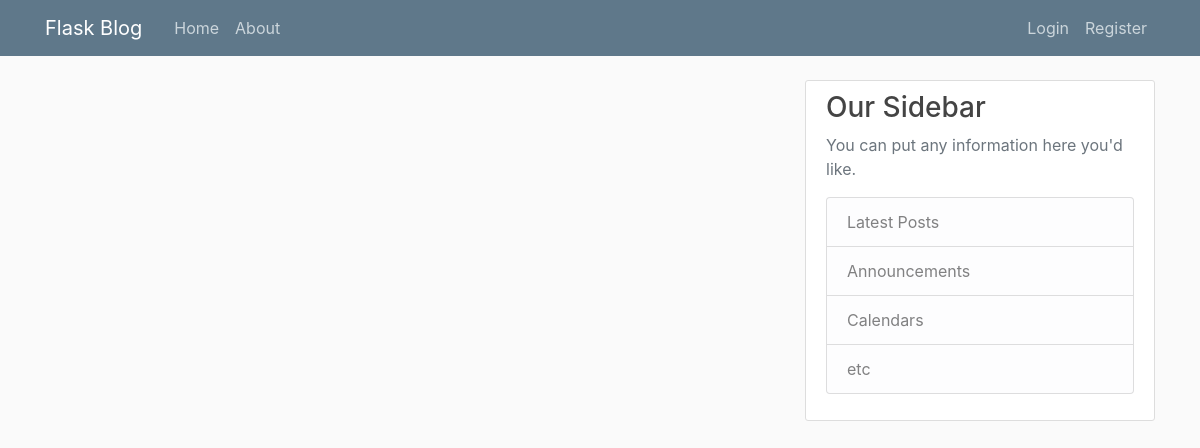
The app's page /home, older data.
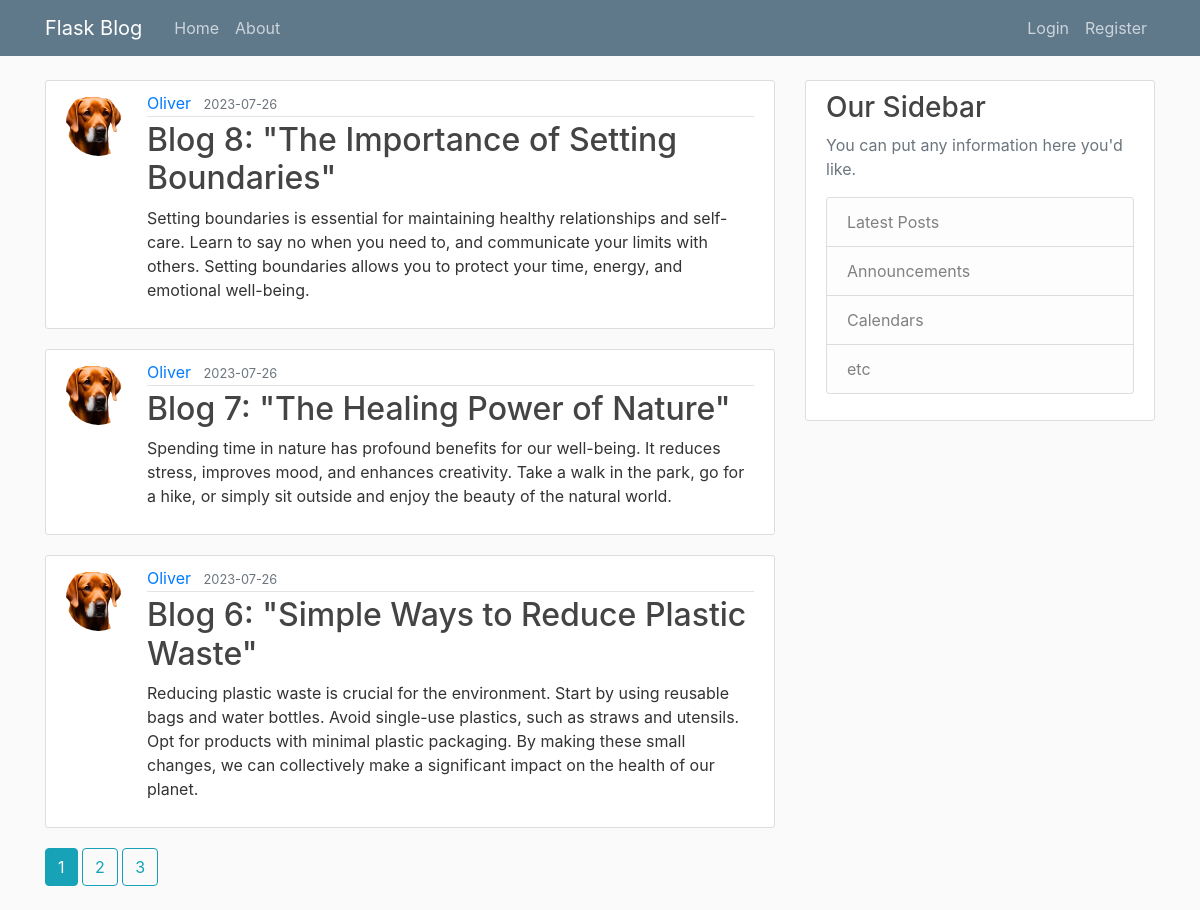
The same page, newer data.
### myblog/models.py (models this page shows, shortened)
class Post(db.Model):
    id = db.Column(db.Integer, primary_key = True)
    title = db.Column(db.String(100), nullable=False)
    date_posted = db.Column(db.DateTime, nullable=False, default=datetime.utcnow)
    content = db.Column(db.Text, nullable=False)
    user_id = db.Column(db.Integer, db.ForeignKey('user.id'), nullable=False)

class User(db.Model, UserMixin):
    id = db.Column(db.Integer, primary_key = True)
    username = db.Column(db.String(20), unique=True, nullable=False)
    email = db.Column(db.String(120), unique=True, nullable=False)
    image_file = db.Column(db.String(20), nullable=False, default='default.jpg')
    password = db.Column(db.String(60), nullable=False)
    posts = db.relationship('Post', backref='author', lazy=True)

### myblog/main/routes.py (the view)
@main.route("/")
@main.route("/home")
def home():
    page = request.args.get('page', 1, type=int)
    posts = Post.query.order_by(Post.date_posted.desc()).paginate(page=page, per_page=3)
    return render_template('home.html', posts=posts)

### myblog/templates/home.html
{% extends "layout.html" %}
{% block content %}
    {% for post in posts.items %}
        <article class="media content-section">
            <img class="rounded-circle article-img" src="{{ url_for('static', filename='flask profile pictures/' + post.author.image_file) }}">
            <div class="media-body">
            <div class="article-metadata">
                <a class="mr-2" href="{{ url_for('users.user_posts', username=post.author.username) }}">{{ post.author.username }}</a>
                <small class="text-muted">{{ post.date_posted.strftime('%Y-%m-%d') }}</small>
            </div>
            <h2><a class="article-title" href="{{ url_for('posts.post', post_id=post.id) }}">{{ post.title }}</a></h2>
            <p class="article-content">{{ post.content }}</p>
            </div>
        </article>
    {% endfor %}
    {% for page_num in posts.iter_pages(left_edge=1, right_edge=1, left_current=1, right_current=2) %}
        {% if page_num %}
            {% if posts.page == page_num %}
                <a class="btn btn-info mb-4" href="{{ url_for('main.home', page=page_num) }}">{{ page_num }}</a>
            {% else %}
                <a class="btn btn-outline-info mb-4" href="{{ url_for('main.home', page=page_num) }}">{{ page_num }}</a>
            {% endif %}
        {% else %}
            ...
        {% endif %}
    {% endfor %}
{% endblock content %}

### myblog/templates/layout.html (shortened to what this page needs)
<!DOCTYPE html>
<html lang="en">
<head>
    <link rel="stylesheet" href="https://cdn.jsdelivr.net/npm/bootstrap@4.1.3/dist/css/bootstrap.min.css">
    <link rel="stylesheet" type="text/css" href="{{ url_for('static', filename='main.css') }}">
</head>
<body>
    <header class="site-header">
        <nav class="navbar navbar-expand-md navbar-dark bg-steel fixed-top">
          <div class="container">
            <a class="navbar-brand mr-4" href="/">Flask Blog</a>
            <div class="collapse navbar-collapse" id="navbarToggle">
              <div class="navbar-nav mr-auto">
                <a class="nav-item nav-link" href="{{ url_for('main.home') }}">Home</a>
                <a class="nav-item nav-link" href="{{ url_for('main.about') }}">About</a>
              </div>
              <div class="navbar-nav">
                {% if current_user.is_authenticated %}
                <a class="nav-item nav-link" href="{{ url_for('posts.new_post') }}">New Post</a>
                  <a class="nav-item nav-link" href="{{ url_for('users.account') }}">Account</a>
                  <a class="nav-item nav-link" href="{{ url_for('users.logout') }}">Logout</a>
                {% else %}
                  <a class="nav-item nav-link" href="{{ url_for('users.login') }}">Login</a>
                  <a class="nav-item nav-link" href="{{ url_for('users.register') }}">Register</a>
                {% endif %}
              </div>
            </div>
          </div>
        </nav>
      </header>
      <main role="main" class="container">
        <div class="row">
          <div class="col-md-8">
            {% block content %}{% endblock %}
          </div>
          <div class="col-md-4">
            <div class="content-section">
              <h3>Our Sidebar</h3>
              <p class='text-muted'>You can put any information here you'd like.
                <ul class="list-group">
                  <li class="list-group-item list-group-item-light">Latest Posts</li>
                  <li class="list-group-item list-group-item-light">Announcements</li>
                  <li class="list-group-item list-group-item-light">Calendars</li>
                  <li class="list-group-item list-group-item-light">etc</li>
                </ul>
              </p>
            </div>
          </div>
        </div>
      </main>
</body>
</html>

### myblog/static/main.css (style rules this page uses)
body { background: #fafafa; color: #333333; margin-top: 5rem; }
h1, h2, h3, h4, h5, h6 { color: #444444; }
.bg-steel { background-color: #5f788a; }
.site-header .navbar-nav .nav-link { color: #cbd5db; }
.content-section { background: #ffffff; padding: 10px 20px; border: 1px solid #dddddd; border-radius: 3px; margin-bottom: 20px; }
.article-title { color: #444444; }
.article-content { white-space: pre-line; }
.article-img { height: 65px; width: 65px; margin-right: 16px; }
.article-metadata { padding-bottom: 1px; margin-bottom: 4px; border-bottom: 1px solid #e3e3e3 }

Row changes from the older to the newer data that the page shows:
added Post: image_file (picture), author.username "Oliver", date_posted "2023-07-26", title "Blog 8: \"The Importance of Setting Boundaries\"", content "Setting boundaries is essential for maintaining healthy relationships and self-care. Learn to say no when you need to, and communicate your limits with others. Setting boundaries allows you to protect your time, energy, and emotional well-being."
added Post: image_file (picture), author.username "Oliver", date_posted "2023-07-26", title "Blog 7: \"The Healing Power of Nature\"", content "Spending time in nature has profound benefits for our well-being. It reduces stress, improves mood, and enhances creativity. Take a walk in the park, go for a hike, or simply sit outside and enjoy the beauty of the natural world."
added Post: image_file (picture), author.username "Oliver", date_posted "2023-07-26", title "Blog 6: \"Simple Ways to Reduce Plastic Waste\"", content "Reducing plastic waste is crucial for the environment. Start by using reusable bags and water bottles. Avoid single-use plastics, such as straws and utensils. Opt for products with minimal plastic packaging. By making these small changes, we can collectively make a significant impact on the health of our planet."
Text that changed along with them:
new list line: "1"
new list line: "2"
new list line: "3"
